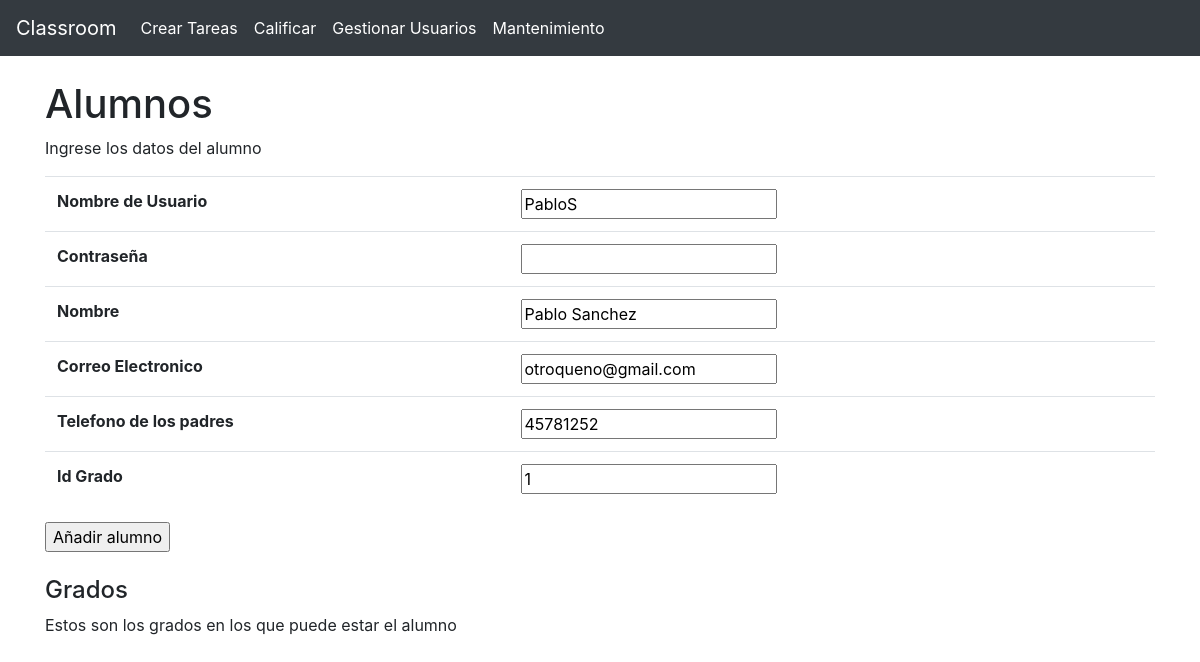
Screenshot of /gestionDeUsuarios/actualizarA/1 (signed in) with the database file from the repository.
### app.py (models this page shows)
class Alumno(db.Model):
    Id                = db.Column(db.Integer, primary_key=True)
    NombreUsuario     = db.Column(db.String(30), unique=True, nullable=False)
    Contrasena        = db.Column(db.String(32), nullable=False)
    Nombre            = db.Column(db.String(30), nullable=False)
    CorreoElectronico = db.Column(db.String(30), nullable=False)
    TelefonoPadres    = db.Column(db.String(10), nullable=False)
    IdGrado           = db.Column(db.Integer, db.ForeignKey('grado.Id'), nullable=False)
    entregas          = db.relationship("Entregas", backref="tareasEntregadasPorAlumno")

### app.py (the view)
@app.route("/gestionDeUsuarios/actualizarA/<int:id>", methods=["GET", "POST"])
def gestionUsuariosActualizarA(id):
    if not "type" in session:
        flash("Cuidado mano, que tengo tu ip")
        return redirect("/")
    if session["type"] != "Admin":
        flash("Cuidado, que tengo tu IP")
        return redirect("/")
    if request.method == "POST":
        if id != 0:
            alumno = Alumno.query.get(id)
            nombreUsuario            = request.form.get("nombreUsuario")
            contrasena               = request.form.get("contrasena")
            nombre                   = request.form.get("nombre")
            correoElectronico        = request.form.get("correoElectronico")
            telefonoPadres           = request.form.get("telefonoPadres")
            idGrado                  = request.form.get("idGrado")
            alumno.NombreUsuario     = nombreUsuario
            if contrasena != "":
                alumno.Contrasena        = hash.hash_passwd(contrasena)
            alumno.Nombre            = nombre
            alumno.CorreoElectronico = correoElectronico
            alumno.TelefonoPadres    = telefonoPadres
            alumno.IdGrado           = idGrado
            db.session.commit()
        return redirect("/gestionDeUsuarios/actualizarA/0")
    else:
        if id == 0:
            alumnos = Alumno.query.all()
            return render_template("enlistarA.html", type=session["type"], alumnos=alumnos)
        else:
            alumno = Alumno.query.get(id)
            return render_template("modificarA.html", type=session["type"], alumno=alumno)

### templates/modificarA.html (shortened to what this page needs)
{% extends "base.html" %}
{% block contenido %}
    <br>
    <h1>Alumnos</h1>
    <p> Ingrese los datos del alumno</p>
    {% if alumno %}
    <form action="/gestionDeUsuarios/actualizarA/{{ alumno.Id }}" method="post">
        <table class="table">
            <tr>
                <th>Nombre de Usuario</th>
                <th><input type="text" name="nombreUsuario" id="nombreUsuario"
                    value="{{ alumno.NombreUsuario }}" required/></th>
            </tr>
            <tr>
                <th>Contraseña</th>
                <th><input type="text" name="contrasena" id="contrasena"/></th>
            </tr>
            <tr>
                <th>Nombre</th>
                <th><input type="text" name="nombre" id="nombre" value="{{ alumno.Nombre }}" required/></th>
            </tr>
            <tr>
                <th>Correo Electronico</th>
                <th><input type="email" name="correoElectronico" id="correoElectronico"
                    value="{{ alumno.CorreoElectronico }}" required /></th>
            </tr>
            <tr>
                <th>Telefono de los padres</th>
                <th><input type="text" name="telefonoPadres" id="telefonoPadres"
                    value="{{ alumno.TelefonoPadres }}" required/></th>
            </tr>
            <tr>
                <th>Id Grado</th>
                <th><input type="number" name="idGrado" id="idGrado" value="{{ alumno.IdGrado }}" required/></th>
            </tr>
        </table>
        <input type="submit" value="Añadir alumno" id="boton" />
    </form>
    <br>
    <h4>Grados</h4>
    <p>Estos son los grados en los que puede estar el alumno</p>
    {% else %}
    <h1>
        No se que estas haciendo, pero para ya!
    </h1>
    {% endif %}
{% endblock %}

### rows the page displays
Alumno: nombreUsuario "PabloS", nombre "Pablo Sanchez", correoElectronico "otroqueno@gmail.com", telefonoPadres "45781252", idGrado "1"
